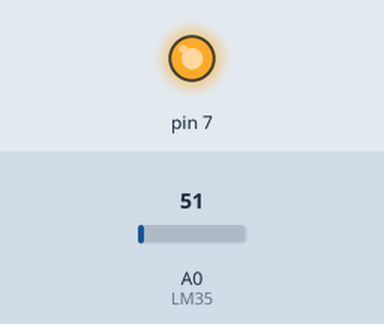
Simulated run of this sketch. Board: Arduino Uno, built with avr-gcc and run on an emulated ATmega328P. On the bench: output pins drawn as LEDs (lit = HIGH). The test bench sets the inputs (shaded band); at power-on: A0 (LM35) = 51. The RemoteXY app is connected.

Above: at 1.2 s.
1.3 s: A0 (LM35) set to 42
At 2.4 s:
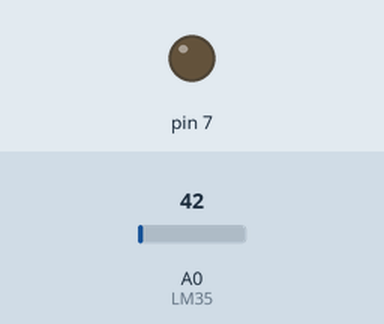
2.9 s: A0 (LM35) set to 61
At 3.9 s:
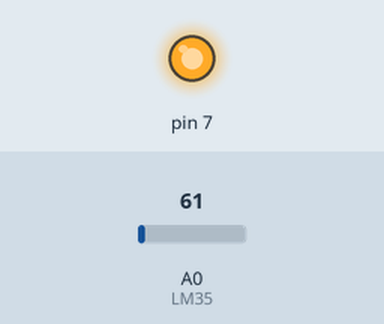
4.5 s: A0 (LM35) set to 30
At 5.4 s:
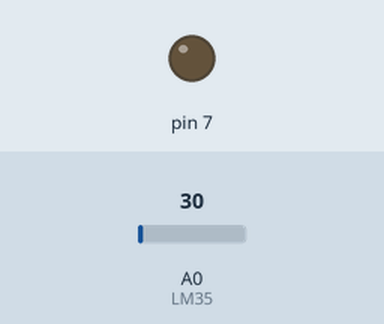
Timing chart, 0 to 7.5 s (numbered marks = the images above; inputs shaded):
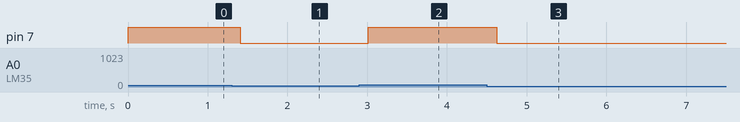

The sketch:

HappyChiken.ino
```cpp
// (licence header left out)
//////////////////////////////////////////////
//        RemoteXY include library          //
//////////////////////////////////////////////

const int LM35 = A0; // Define o pino que lera a saída do LM35
float temperatura;
char temp;// Variável que armazenará a temperatura medida
int incomingByte;

// RemoteXY select connection mode and include library
#define REMOTEXY_MODE__ESP8266_HARDSERIAL_POINT

#include <RemoteXY.h>
// RemoteXY connection settings
#define REMOTEXY_SERIAL Serial
#define REMOTEXY_SERIAL_SPEED 115200
#define REMOTEXY_WIFI_SSID "HappyChicken"
#define REMOTEXY_WIFI_PASSWORD "galinha123"
#define REMOTEXY_SERVER_PORT 6377


// RemoteXY configurate
#pragma pack(push, 1)
uint8_t RemoteXY_CONF[] =
  { 255,2,0,25,0,115,0,8,13,0,
  67,5,26,12,27,8,2,26,21,129,
  0,55,14,18,5,16,67,101,108,115,
  105,117,115,0,7,52,7,35,38,14,
  2,26,2,68,17,57,33,42,21,8,
  36,129,0,18,3,62,7,16,84,101,
  109,112,101,114,97,116,117,114,97,32,
  97,116,117,97,108,58,0,129,0,66,
  27,21,5,16,72,105,115,116,195,179,
  114,105,99,111,0,129,0,3,27,45,
  5,16,84,101,109,112,101,114,97,116,
  117,114,97,32,108,105,109,105,116,101,
  58,0 };

// this structure defines all the variables of your control interface
struct {

    // input variable
  int16_t limite = 22;  // −32767.. +32767

    // output variable
  char temperaturab[21];  // string UTF8 end zero
  float grafico;

    // other variable
  uint8_t connect_flag;  // =1 if wire connected, else =0

} RemoteXY;
#pragma pack(pop)

/////////////////////////////////////////////
//           END RemoteXY include          //
/////////////////////////////////////////////


void setup()
{
  RemoteXY_Init ();
  pinMode(7, OUTPUT);
  // TODO you setup code

}

void loop()
{
   RemoteXY_Handler ();

  //Obtendo temperatura do sensor
  temperatura = (float(analogRead(LM35))*5/(1023))/0.01;

  Serial.println(temperatura);
  Serial.println(RemoteXY.limite);

  // lIGA RELE/VENTOINHA SE ATINGE TEMPERATURA LIMITE
if (temperatura > RemoteXY.limite){
  digitalWrite(7, HIGH);
}else if (temperatura < RemoteXY.limite){
   digitalWrite(7, LOW);
  }

  // Convertendo em string e enviando temperatura para RemoteXY
  dtostrf(temperatura, 0, 1, RemoteXY.temperaturab);
  RemoteXY.grafico = temperatura;

// Tempo que espera para rodar loop novamente
delay(200);


}
```

Measured:
- the behaviour switches between 46 and 45 on A0 (LM35) (found by bisection; images 0 and 1)
- after the input at 1.3 s, pin 7: HIGH → LOW after 0.11 s
- after the input at 2.9 s, pin 7: LOW → HIGH after 0.12 s
- after the input at 4.5 s, pin 7: HIGH → LOW after 0.12 s
